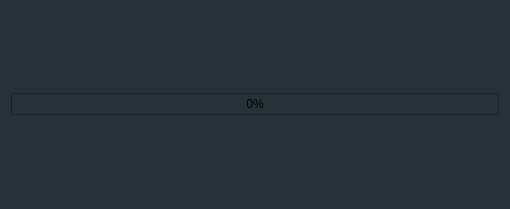
<?xml version="1.0" encoding="UTF-8"?>
<ui version="4.0">
 <class>operation_progress_window</class>
 <widget class="QWidget" name="operation_progress_window">
  <property name="geometry">
   <rect>
    <x>0</x>
    <y>0</y>
    <width>510</width>
    <height>209</height>
   </rect>
  </property>
  <property name="sizePolicy">
   <sizepolicy hsizetype="Fixed" vsizetype="Fixed">
    <horstretch>0</horstretch>
    <verstretch>0</verstretch>
   </sizepolicy>
  </property>
  <property name="minimumSize">
   <size>
    <width>510</width>
    <height>209</height>
   </size>
  </property>
  <property name="maximumSize">
   <size>
    <width>510</width>
    <height>209</height>
   </size>
  </property>
  <property name="cursor">
   <cursorShape>BusyCursor</cursorShape>
  </property>
  <property name="windowTitle">
   <string>Process  status...[PLACEHOLDER]</string>
  </property>
  <property name="windowIcon">
   <iconset resource="icons.qrc">
    <normaloff>:/favicon/icons/maze.png</normaloff>:/favicon/icons/maze.png</iconset>
  </property>
  <property name="styleSheet">
   <string notr="true">background-color: rgb(38, 50, 56)</string>
  </property>
  <layout class="QVBoxLayout" name="verticalLayout">
   <item>
    <widget class="QProgressBar" name="operation_progress">
     <property name="value">
      <number>0</number>
     </property>
    </widget>
   </item>
  </layout>
 </widget>
 <resources>
  <include location="icons.qrc"/>
 </resources>
 <connections/>
</ui>
